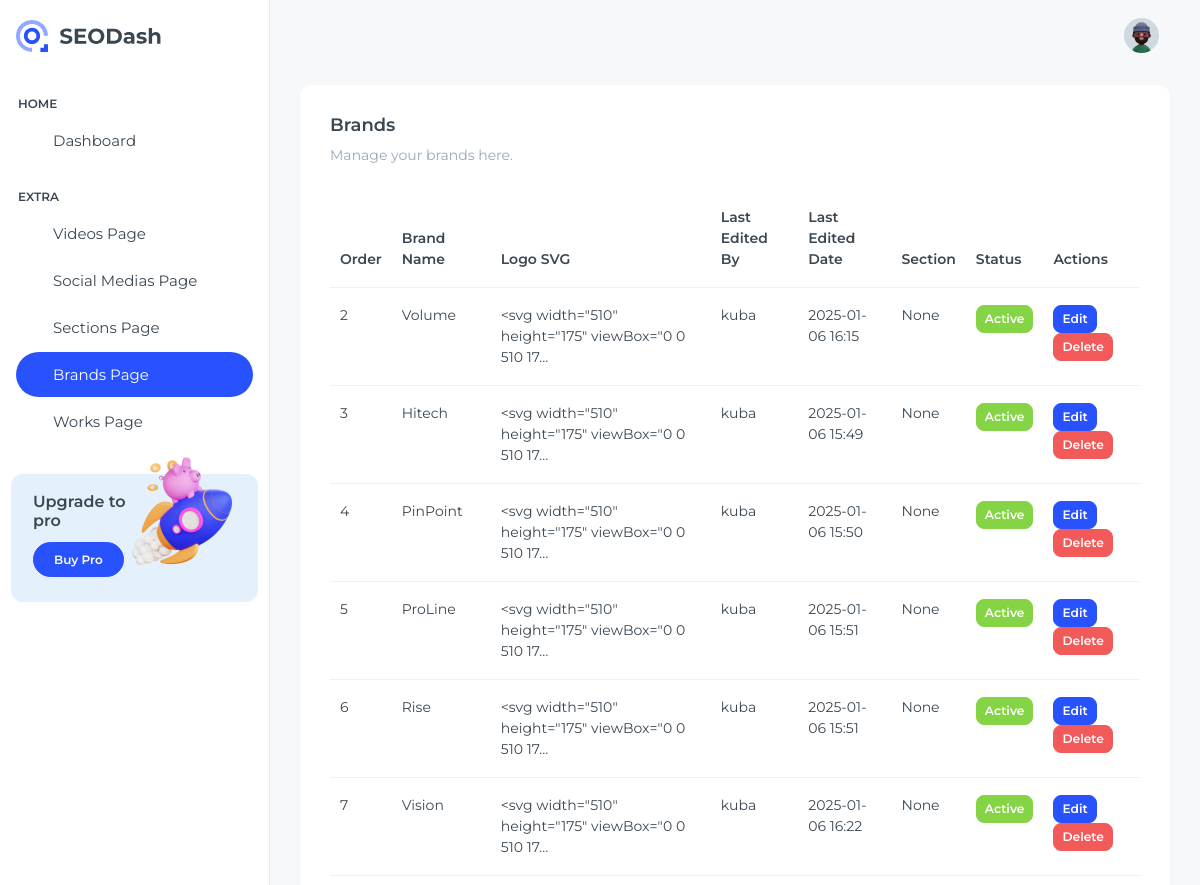
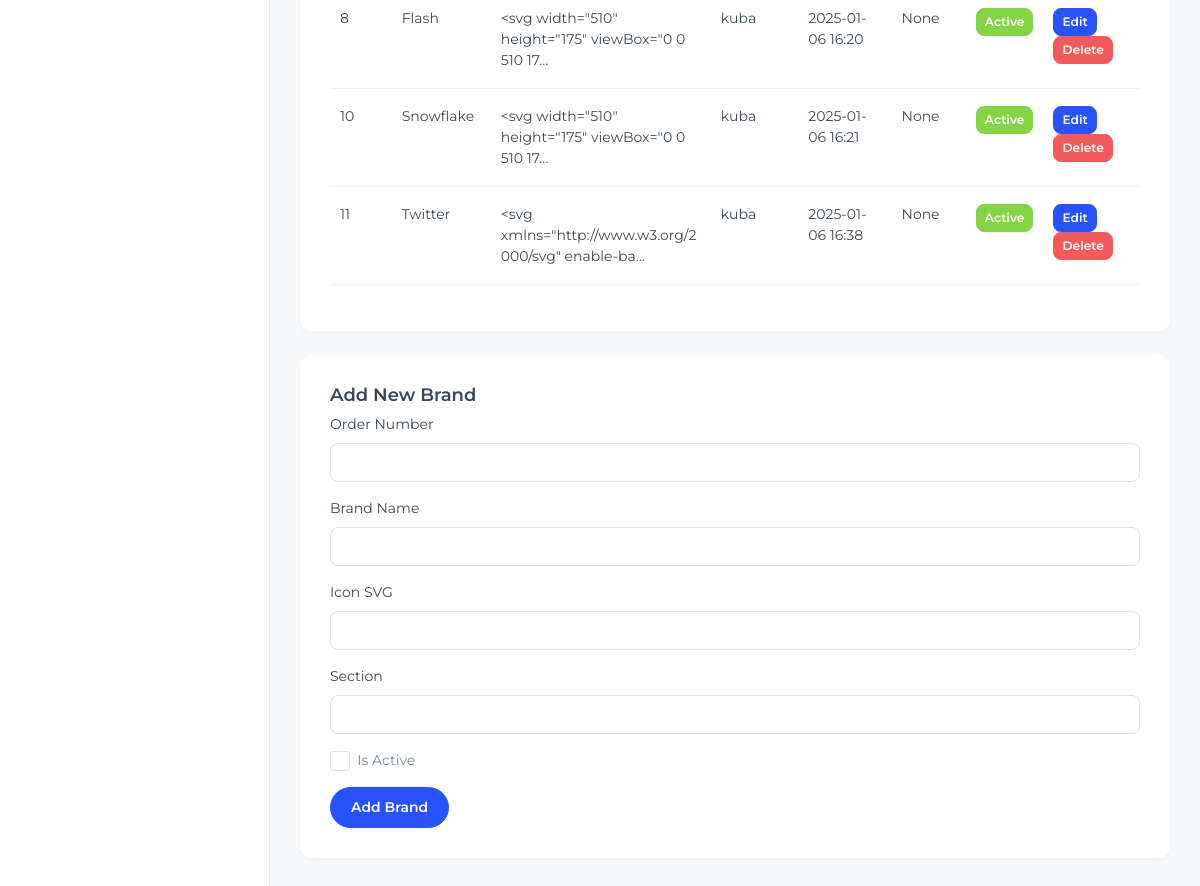
The app's page /dashboard/brands/ (signed in) with its own data (2 pictures, top to bottom).
### dashboard/models.py (models this page shows, shortened)
class Brand(models.Model):
    id = models.AutoField(primary_key=True)
    is_active = models.BooleanField(default=True)
    order_number = models.SmallIntegerField(null=False)
    name = models.CharField(max_length=30, null=False)
    logo = models.CharField(max_length=100000, null=False)
    section = models.ForeignKey(Section, on_delete=models.SET_NULL, related_name="brands", null=True, blank=True)
    last_edited_by = models.ForeignKey("auth.User", on_delete=models.CASCADE, related_name="edited_brands")
    last_edited_date = models.DateTimeField(auto_now=True)
    class Meta:
        db_table = "brands"
        ordering = ["order_number"]
        constraints = [models.UniqueConstraint(fields=['order_number'], name="unique_brand_order")]

### dashboard/views.py (the view)
# urls.py: path("dashboard/brands/", views.brand_page, name="brand-page"),
@login_required
def brand_page(request):
    brands = Brand.objects.all().order_by("order_number")
    form = BrandForm()
    return render(request, "SEODash-main/src/html/brand-page.html", {"brands": brands, "form": form})

### dashboard/views.py (shortened to what this page needs)
class BrandForm(forms.ModelForm):
    class Meta:
        model = Brand
        fields = ["name", "logo", "is_active", "order_number", "section"]

### dashboard/templates/SEODash-main/src/html/brand-page.html (shortened to what this page needs)
{% load static %}
<!DOCTYPE html>
<html lang="en">
  <head>
    <link
      rel="stylesheet"
      href="{% static 'libs/simplebar/dist/simplebar.min.css' %}"
    />
    <link rel="stylesheet" href="{% static 'css/styles.min.css' %}" />
  </head>
  <body>
    <div
      class="page-wrapper"
      id="main-wrapper"
      data-layout="vertical"
      data-navbarbg="skin6"
      data-sidebartype="full"
      data-sidebar-position="fixed"
      data-header-position="fixed"
    >
      <aside class="left-sidebar">
        <div>
          <div
            class="brand-logo d-flex align-items-center justify-content-between"
          >
            <a href="{% url 'dashboard' %}" class="text-nowrap logo-img">
              <img src="{% static 'images/logos/logo-light.svg' %}" alt="" />
            </a>
          </div>
          <nav class="sidebar-nav scroll-sidebar" data-simplebar="">
            <ul id="sidebarnav">
              <li class="nav-small-cap">
                <span class="hide-menu">Home</span>
              </li>
              <li class="sidebar-item">
                <a
                  class="sidebar-link"
                  href="{% url 'dashboard' %}"
                  aria-expanded="false"
                >
                  <span>
                  </span>
                  <span class="hide-menu">Dashboard</span>
                </a>
              </li>
              <li class="nav-small-cap">
                <span class="hide-menu">EXTRA</span>
              </li>
              <li class="sidebar-item">
                <a
                  class="sidebar-link"
                  href="{% url 'videos-page' %}"
                  aria-expanded="false"
                >
                  <span>
                  </span>
                  <span class="hide-menu">Videos Page</span>
                </a>
              </li>
              <li class="sidebar-item">
                <a
                  class="sidebar-link"
                  href="{% url 'social-medias-page' %}"
                  aria-expanded="false"
                >
                  <span>
                  </span>
                  <span class="hide-menu">Social Medias Page</span>
                </a>
              </li>
              <li class="sidebar-item">
                <a
                  class="sidebar-link"
                  href="{% url 'sections-page' %}"
                  aria-expanded="false"
                >
                  <span>
                  </span>
                  <span class="hide-menu">Sections Page</span>
                </a>
              </li>
              <li class="sidebar-item">
                <a
                  class="sidebar-link"
                  href="{% url 'brand-page' %}"
                  aria-expanded="false"
                >
                  <span>
                  </span>
                  <span class="hide-menu">Brands Page</span>
                </a>
              </li>
              <li class="sidebar-item">
                <a
                  class="sidebar-link"
                  href="{% url 'work-page' %}"
                  aria-expanded="false"
                >
                  <span>
                  </span>
                  <span class="hide-menu">Works Page</span>
                </a>
              </li>
            </ul>
            <div
              class="unlimited-access hide-menu bg-primary-subtle position-relative mb-7 mt-7 rounded-3"
            >
              <div class="d-flex">
                <div class="unlimited-access-title me-3">
                  <h6 class="fw-semibold fs-4 mb-6 text-dark w-75">
                    Upgrade to pro
                  </h6>
                  <a
                    href="#"
                    target="_blank"
                    class="btn btn-primary fs-2 fw-semibold lh-sm"
                    >Buy Pro</a
                  >
                </div>
                <div class="unlimited-access-img">
                  <img
                    src="{% static 'images/backgrounds/rocket.png' %}"
                    alt=""
                    class="img-fluid"
                  />
                </div>
              </div>
            </div>
          </nav>
        </div>
      </aside>
      <div class="body-wrapper">
        <header class="app-header">
          <nav class="navbar navbar-expand-lg navbar-light">
            <div class="navbar-collapse justify-content-end px-0" id="navbarNav">
              <ul class="navbar-nav flex-row ms-auto align-items-center justify-content-end">
                <li class="nav-item dropdown">
                  <a class="nav-link nav-icon-hover" href="javascript:void(0)" id="drop2" data-bs-toggle="dropdown" aria-expanded="false">
                    <img src="{% static 'images/profile/user-1.jpg' %}" alt="" width="35" height="35" class="rounded-circle" />
                  </a>
                </li>
              </ul>
            </div>
          </nav>
        </header>
        <div class="container-fluid">
          <div class="card mb-4">
            <div class="card-body">
              <h5 class="card-title fw-semibold">Brands</h5>
              <p class="text-muted mb-4">Manage your brands here.</p>
              {% if brands %}
              <div class="table-responsive">
                <table class="table">
                  <thead>
                    <tr>
                      <th>Order</th>
                      <th>Brand Name</th>
                      <th>Logo SVG</th>
                      <th>Last Edited By</th>
                      <th>Last Edited Date</th>
                      <th>Section</th>
                      <th>Status</th>
                      <th>Actions</th>
                    </tr>
                  </thead>
                  <tbody>
                    {% for brand in brands %}
                    <tr>
                      <td>{{ brand.order_number }}</td>
                      <td>{{ brand.name }}</td>
                      <td>
                        <div style="max-width: 200px; overflow: hidden">
                          {{ brand.logo|truncatechars:50 }}
                        </div>
                      </td>
                      <td>{{ brand.last_edited_by.username }}</td>
                      <td>{{ brand.last_edited_date|date:"Y-m-d H:i" }}</td>
                      <td>{{ brand.section }}</td>
                      <td>
                        <form method="post" action="{% url 'update_brand' brand.id %}">
                          <button type="button" class="btn btn-sm {% if brand.is_active %}btn-success{% else %}btn-secondary{% endif %}" onclick="this.previousElementSibling.checked = !this.previousElementSibling.checked; this.form.submit()">
                            {% if brand.is_active %}Active{% else %}Inactive{% endif %}
                          </button>
                        </form>
                      </td>
                      <td>
                        <button type="button" class="btn btn-primary btn-sm" data-bs-toggle="modal" data-bs-target="#editModal{{ brand.id }}">
                          Edit
                        </button>
                        <form method="post" action="{% url 'delete_brand' brand.id %}" class="d-inline">
                          <button type="submit" class="btn btn-danger btn-sm">Delete</button>
                        </form>
                      </td>
                    </tr>
                    {% endfor %}
                  </tbody>
                </table>
              </div>
              {% else %}
              <p class="text-muted">No brands available.</p>
              {% endif %}
            </div>
          </div>
          <div class="card">
            <div class="card-body">
              <h5 class="card-title fw-semibold">Add New Brand</h5>
              <form method="post" action="{% url 'create_brand' %}">
                <div class="mb-3">
                  <label for="order_number" class="form-label">Order Number</label>
                  <input type="number" class="form-control" id="order_number" name="order_number" required min="1" />
                </div>
                <div class="mb-3">
                  <label for="name" class="form-label">Brand Name</label>
                  <input type="text" class="form-control" id="name" name="name" required />
                </div>
                <div class="mb-3">
                  <label for="logo" class="form-label">Icon SVG</label>
                  <input class="form-control" id="logo" name="logo" required />
                </div>
                <div class="mb-3">
                  <label for="section" class="form-label">Section</label>
                  <input class="form-control" id="section" name="section"/>
                </div>
                <div class="mb-3 form-check">
                  <input type="checkbox" class="form-check-input" id="is_active" name="is_active" />
                  <label class="form-check-label" for="is_active">Is Active</label>
                </div>
                <button type="submit" class="btn btn-primary">Add Brand</button>
              </form>
            </div>
          </div>
        </div>
      </div>
  </body>
</html>

### records on screen
Brand: order_number "2", name "Volume", logo "<svg width=\"510\" height=\"175\" viewBox=\"0 0 510 17…", last_edited_by.username "kuba", last_edited_date "2025-01-06 16:15", section "None", is_active "Active"
Brand: order_number "3", name "Hitech", logo "<svg width=\"510\" height=\"175\" viewBox=\"0 0 510 17…", last_edited_by.username "kuba", last_edited_date "2025-01-06 15:49", section "None", is_active "Active"
Brand: order_number "4", name "PinPoint", logo "<svg width=\"510\" height=\"175\" viewBox=\"0 0 510 17…", last_edited_by.username "kuba", last_edited_date "2025-01-06 15:50", section "None", is_active "Active"
Brand: order_number "5", name "ProLine", logo "<svg width=\"510\" height=\"175\" viewBox=\"0 0 510 17…", last_edited_by.username "kuba", last_edited_date "2025-01-06 15:51", section "None", is_active "Active"
Brand: order_number "6", name "Rise", logo "<svg width=\"510\" height=\"175\" viewBox=\"0 0 510 17…", last_edited_by.username "kuba", last_edited_date "2025-01-06 15:51", section "None", is_active "Active"
Brand: order_number "7", name "Vision", logo "<svg width=\"510\" height=\"175\" viewBox=\"0 0 510 17…", last_edited_by.username "kuba", last_edited_date "2025-01-06 16:22", section "None", is_active "Active"
Brand: order_number "8", name "Flash", logo "<svg width=\"510\" height=\"175\" viewBox=\"0 0 510 17…", last_edited_by.username "kuba", last_edited_date "2025-01-06 16:20", section "None", is_active "Active"
Brand: order_number "10", name "Snowflake", logo "<svg width=\"510\" height=\"175\" viewBox=\"0 0 510 17…", last_edited_by.username "kuba", last_edited_date "2025-01-06 16:21", section "None", is_active "Active"
Brand: order_number "11", name "Twitter", logo "<svg xmlns=\"http://www.w3.org/2000/svg\" enable-ba…", last_edited_by.username "kuba", last_edited_date "2025-01-06 16:38", section "None", is_active "Active"
